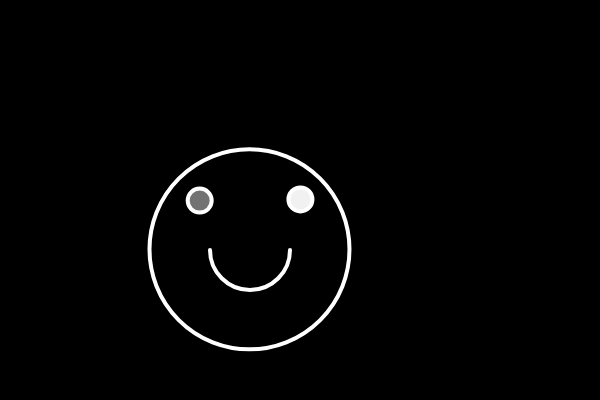
Frame 1 (no input)
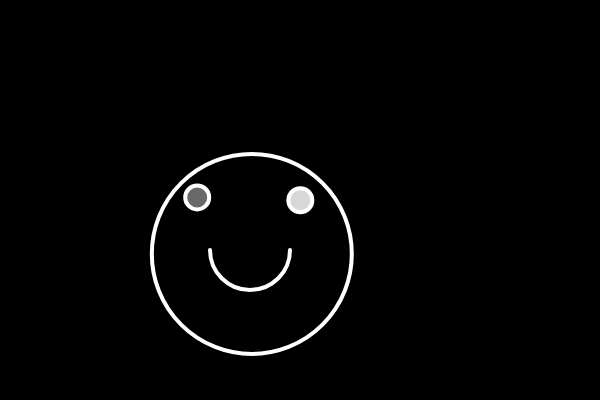
Frame 60 (no input)
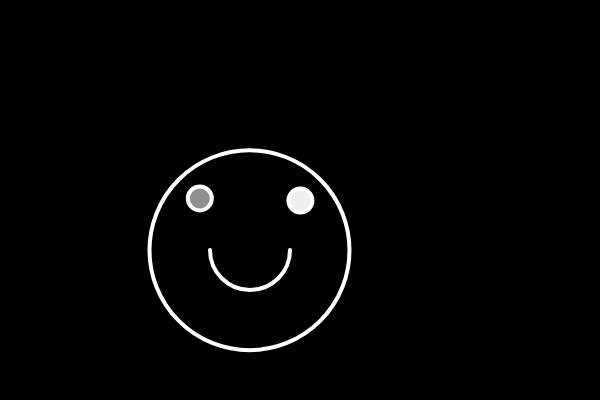
Frame 120 (the mouse pressed at the canvas centre since frame 60)

The p5.js sketch that drew these frames (run headless with seeded random() and noise() and a simulated clock; from frame 60 on, the mouse is pressed at the canvas centre):

// p5.js sketch
// ── sketch.js
var bubble = {
  x: 300,
  y: 200,
  display: function() {
    stroke(255);
    strokeWeight(4);
    fill(random(200,255));
    ellipse(this.x, this.y, 24, 24);
  },
  move: function() {
    this.x = this.x + random(-1, 1);
    this.y = this.y + random(-1, 1);
  }
}

var bubble2 = {
  x: 200,
  y: 200,
  display: function() {
    stroke(255);
    strokeWeight(4);
    fill(random(100,150));
    ellipse(this.x, this.y, 24, 24);
  },
  move: function() {
    this.x = this.x + random(-1, 1);
    this.y = this.y + random(-1, 1);
  }
}
var bubble3 = {
  x: 250,
  y: 250,
  display: function() {
    stroke(255);
    strokeWeight(4);
    noFill();
    ellipse(this.x, this.y, 200, 200);
  },
  move: function() {
    this.x = this.x + random(-1, 1);
    this.y = this.y + random(-1, 1);
  }
}
function setup() {
  createCanvas(600, 400);
}

function draw() {
  background(0);
  bubble.move();
  bubble.display();
  bubble2.move();
  bubble2.display();
  bubble3.move();
  bubble3.display();
  arc(250, 250, 80, 80, 0, PI);
}
